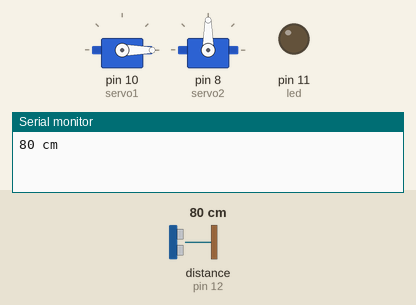
Recording of a sketch running on a simulated Arduino Uno, built with avr-gcc and run on an emulated ATmega328P. On the bench: 2 × servo, output pins drawn as LEDs (lit = HIGH), the last lines printed to the serial monitor. Wiring (inferred from the names in the program): ultrasonic range finder: trigger pin 13; echo pin 12. The inputs (shaded band) are chosen by the test bench; at power-on: distance to the obstacle (sensor on pin 12) 80 cm. The echo pulse lasts 58.3 µs per cm; pins used as bus, display or sensor lines are not drawn.

Above: at 3.3 s.
3.4 s: distance to the obstacle (sensor on pin 12) set to 147 cm
6.7 s: distance to the obstacle (sensor on pin 12) set to 155 cm
At 8.5 s:
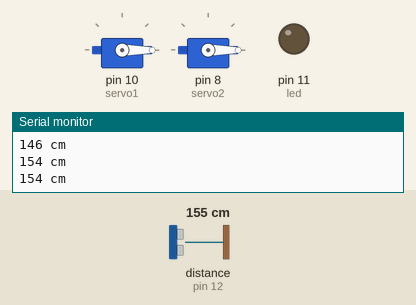
10.0 s: distance to the obstacle (sensor on pin 12) set to 2 cm
At 10.4 s:
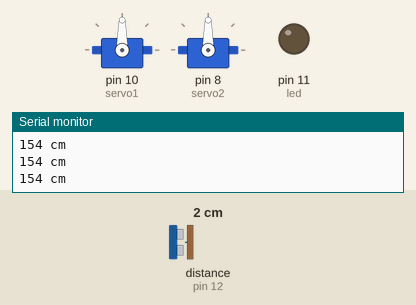
16.8 s: distance to the obstacle (sensor on pin 12) set to 250 cm
At 18.3 s:
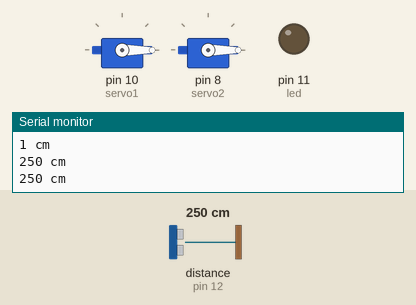
Timing chart, 0 to 19.8 s (numbered marks = the images above; inputs shaded):
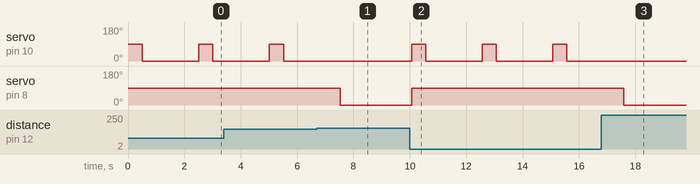

The sketch:

Flagman.ino
```cpp
#include<Servo.h>
#define trigPin 13
#define echoPin 12
#define led 11
Servo servo1;
Servo servo2;

void setup() {
  // put your setup code here, to run once:
  servo1.attach(10);
  servo2.attach(8);

  Serial.begin (9600);
  pinMode(trigPin, OUTPUT);
  pinMode(echoPin, INPUT);
  pinMode(led, OUTPUT);
}

void loop() {
  // put your main code here, to run repeatedly:
  long duration, distance;

  digitalWrite(trigPin, LOW);
  delayMicroseconds(2);
  digitalWrite(trigPin, HIGH);
  delayMicroseconds(10);
  digitalWrite(trigPin, LOW);
  duration = pulseIn(echoPin, HIGH);
  distance = (duration / 2) / 29.1;

  if (distance < 150) {
    {
      //digitalWrite(led, HIGH);
      servo2.write(90);
      servo1.write(90);
      delay(500);
      servo1.write(0);
      delay(500);
    }
    //servo2.write(90);
    delay(1000);
  }
  else {
    //digitalWrite(led, LOW);
    servo1.write(0);
    servo2.write(0);
    //delay(10000);
  }
  Serial.print(distance);
  Serial.println(" cm");
  delay(500);
}
```

Measured:
- the behaviour switches between 150 and 151 cm on distance to the obstacle (sensor on pin 12) (found by bisection; images 0 and 1)
- after the input at 6.7 s, servo on pin 10 (servo1): stays 0° (without the input it goes to 90° after 0.83 s); servo on pin 8 (servo2): 90° → 0° after 0.83 s
- after the input at 10.0 s, servo on pin 10 (servo1): alternates 90° for 0.50 s and 0° for 2.0 s, starting after 0.07 s; servo on pin 8 (servo2): 0° → 90° after 0.07 s
- after the input at 16.8 s, servo on pin 10 (servo1): stops changing and stays 0°; servo on pin 8 (servo2): 90° → 0° after 0.79 s
